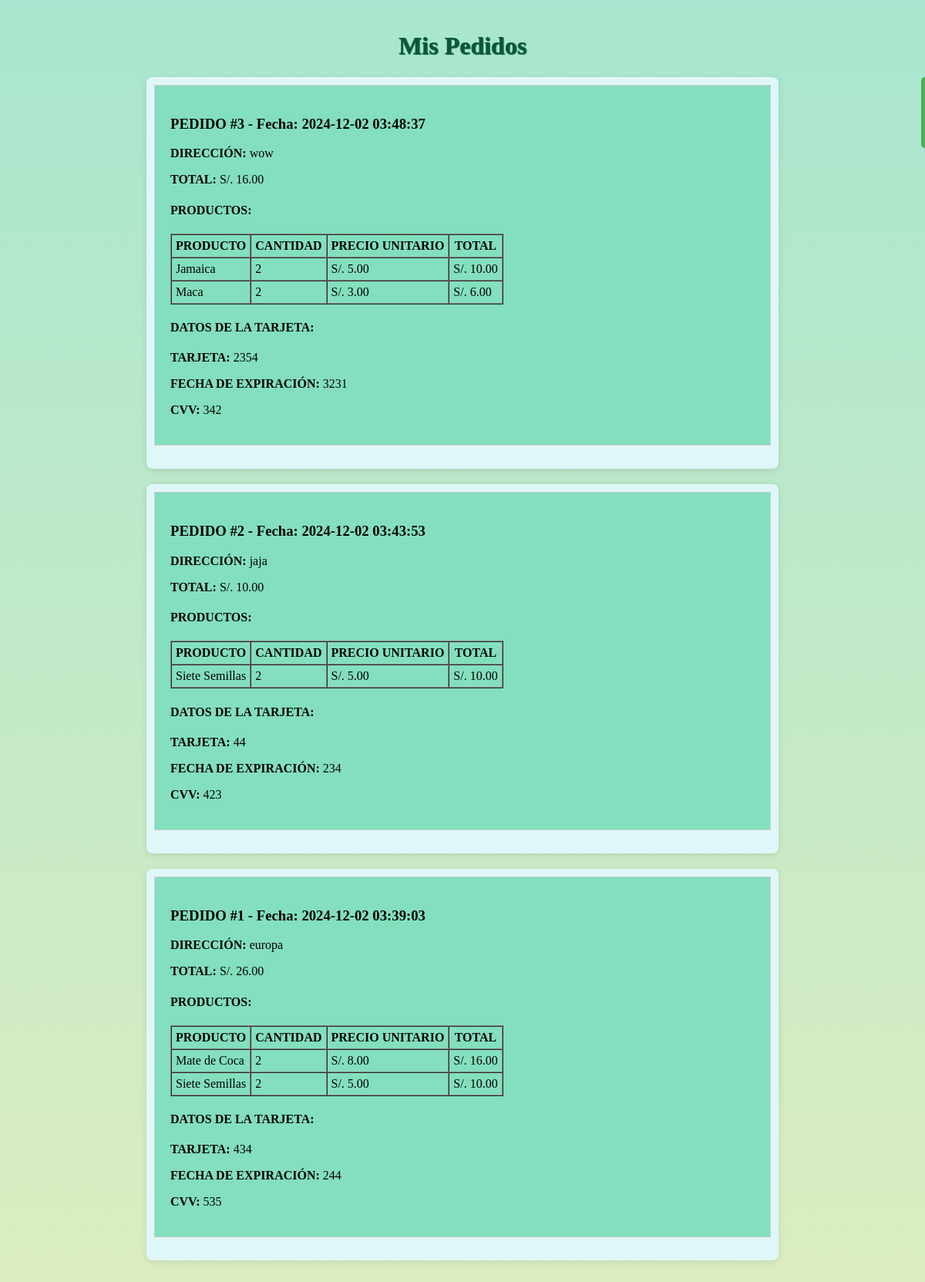
Page /pedidos.php (signed in) on the committed database.
### tables this page shows
CREATE TABLE `pedidos` (
  `id_pedido` int(11) NOT NULL,
  `id_usuario` int(11) DEFAULT NULL,
  `direccion` varchar(255) NOT NULL,
  `tarjeta` varchar(255) NOT NULL,
  `fecha_expiracion` varchar(7) NOT NULL,
  `cvv` varchar(3) NOT NULL,
  `total` decimal(10,2) NOT NULL,
  `fecha_pedido` timestamp NOT NULL DEFAULT current_timestamp()
);

CREATE TABLE `detalle_pedidos` (
  `id_detalle` int(11) NOT NULL,
  `id_pedido` int(11) NOT NULL,
  `nombre_producto` varchar(255) NOT NULL,
  `precio` decimal(10,2) NOT NULL,
  `cantidad` int(11) NOT NULL
);

### pedidos.php (the view, shortened to what this page needs)
<?php
$conexion = new mysqli("localhost", "root", "", "GoodMornings");
$id_usuario = $_SESSION['usuario_id'];
$sql_pedidos = "SELECT p.id_pedido, p.direccion, p.tarjeta, p.fecha_expiracion, p.cvv, p.total, p.fecha_pedido
                FROM pedidos p
                WHERE p.id_usuario = '$id_usuario'
                ORDER BY p.fecha_pedido DESC";
$result_pedidos = $conexion->query($sql_pedidos);
?>
<!DOCTYPE html>
<html lang="es">
<head>
    <link rel="stylesheet" href="CSS/StylesPedidos.css">
</head>
<body>
    <h1>Mis Pedidos</h1>
    <div style="text-align: center; margin-top: 20px;">
        <a href="Main.php" class="btn-volver">Volver a la Página Principal</a>
    </div>
    <?php
    if ($result_pedidos->num_rows > 0) {
        while ($pedido = $result_pedidos->fetch_assoc()) {
            $id_pedido = $pedido['id_pedido'];
            $fecha_pedido = $pedido['fecha_pedido'];
            $direccion = $pedido['direccion'];
            $tarjeta = $pedido['tarjeta'];
            $fecha_expiracion = $pedido['fecha_expiracion'];
            $cvv = $pedido['cvv'];
            $total = $pedido['total'];
            $sql_detalles = "SELECT nombre_producto, precio, cantidad
                             FROM detalle_pedidos
                             WHERE id_pedido = '$id_pedido'";
            $result_detalles = $conexion->query($sql_detalles);
            ?>
                <div class="pedido-container">
                <div class="Tabla" style="border: 1px solid #ccc; padding: 20px; margin-bottom: 20px;">
                    <h3>PEDIDO #<?php echo $id_pedido; ?> - Fecha: <?php echo $fecha_pedido; ?></h3>
                    <p><strong>DIRECCIÓN:</strong> <?php echo $direccion; ?></p>
                    <p><strong>TOTAL:</strong> S/. <?php echo number_format($total, 2); ?></p>
                    <h4>PRODUCTOS:</h4>
                    <table border="1" cellspacing="0" cellpadding="5">
                        <thead>
                            <tr>
                                <th>PRODUCTO</th>
                                <th>CANTIDAD</th>
                                <th>PRECIO UNITARIO</th>
                                <th>TOTAL</th>
                            </tr>
                        </thead>
                        <tbody>
                            <?php
                            while ($detalle = $result_detalles->fetch_assoc()) {
                                $nombre_producto = $detalle['nombre_producto'];
                                $precio = $detalle['precio'];
                                $cantidad = $detalle['cantidad'];
                                $total_producto = $precio * $cantidad;
                                ?>
                                <tr>
                                    <td><?php echo $nombre_producto; ?></td>
                                    <td><?php echo $cantidad; ?></td>
                                    <td>S/. <?php echo number_format($precio, 2); ?></td>
                                    <td>S/. <?php echo number_format($total_producto, 2); ?></td>
                                </tr>
                                <?php
                            }
                            ?>
                        </tbody>
                    </table>
                    <h4>DATOS DE LA TARJETA:</h4>
                    <p><strong>TARJETA:</strong> <?php echo $tarjeta; ?></p>
                    <p><strong>FECHA DE EXPIRACIÓN:</strong> <?php echo $fecha_expiracion; ?></p>
                    <p><strong>CVV:</strong> <?php echo $cvv; ?></p>
                </div>
                </div>
            <?php
        }
    } else {
        echo "<p>No tienes pedidos aún.</p>";
    }
    ?>
</body>
</html>

### CSS/StylesPedidos.css (style rules this page uses)
body { font-family: 'Montserrat'; background: linear-gradient(to bottom, #a8e6cf, #dcedc1); margin: 0; padding: 20px; }
h1 { color: #09583b; text-align: center; text-shadow: 1px 1px 1px #09583b; }
.pedido-container { max-width: 800px; margin: 20px auto; padding: 10px; background-color: #e0f7fa; border-radius: 8px; box-shadow: 0 2px 10px rgba(0, 0, 0, 0.1); }
.Tabla { background: #83dfbd; }
.btn-volver { display: inline-block; padding: 10px 20px; background-color: #4CAF50; color: white; text-decoration: none; border-radius: 5px; transition: background-color 0.3s; margin-left: 595px; position: fixed; }

### rows in the picture
pedidos: id_pedido "3", fecha_pedido "2024-12-02 03:48:37", direccion "wow", total "16.00", tarjeta "2354", fecha_expiracion "3231", cvv "342"
detalle_pedidos: nombre_producto "Jamaica", cantidad "2", precio "5.00", total_producto "10.00"
detalle_pedidos: nombre_producto "Maca", cantidad "2", precio "3.00", total_producto "6.00"
pedidos: id_pedido "2", fecha_pedido "2024-12-02 03:43:53", direccion "jaja", total "10.00", tarjeta "44", fecha_expiracion "234", cvv "423"
detalle_pedidos: nombre_producto "Siete Semillas", cantidad "2", precio "5.00", total_producto "10.00"
pedidos: id_pedido "1", fecha_pedido "2024-12-02 03:39:03", direccion "europa", total "26.00", tarjeta "434", fecha_expiracion "244", cvv "535"
detalle_pedidos: nombre_producto "Mate de Coca", cantidad "2", precio "8.00", total_producto "16.00"
detalle_pedidos: nombre_producto "Siete Semillas", cantidad "2", precio "5.00", total_producto "10.00"
